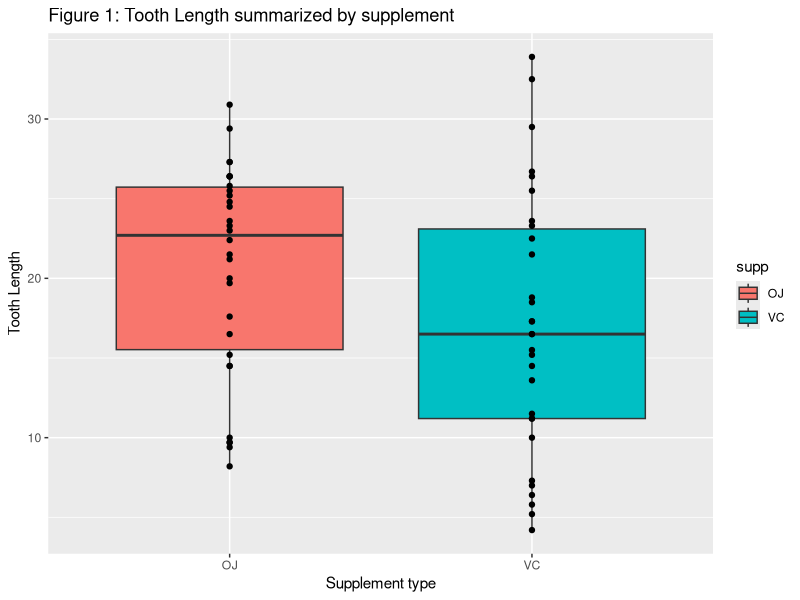
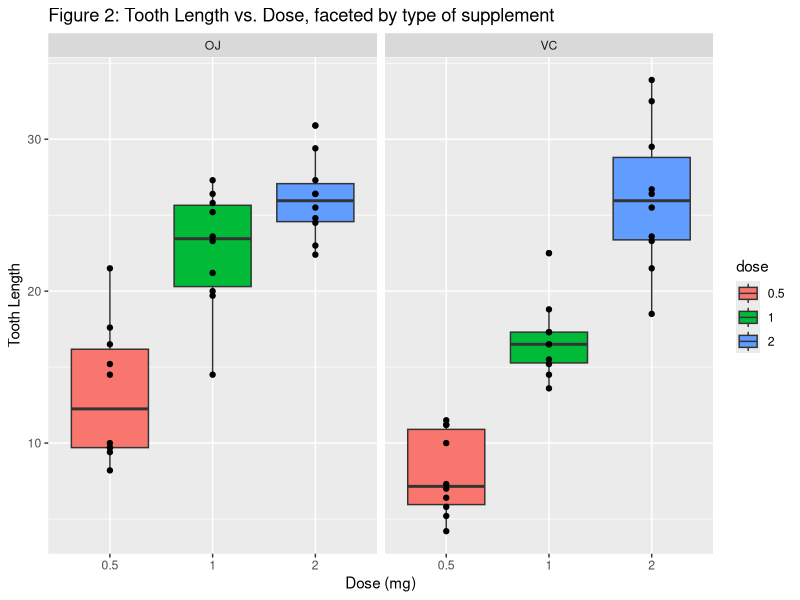

The R source for these figures, in order:
## ---- chunk 1
knitr::opts_chunk$set(echo = TRUE)
## ---- chunk 2
# Loading the required libraries and dataset
library(datasets)
library(ggplot2)
data("ToothGrowth")
# Understanding the structure and dispersion of data
str(ToothGrowth)
summary(ToothGrowth)
# Converting the dose to be factor to analyze it better
ToothGrowth$dose<-as.factor(ToothGrowth$dose)
## ---- chunk 3
ggplot(aes(x=supp, y=len), data=ToothGrowth) + geom_boxplot(aes(fill=supp))+ geom_point() +
    xlab("Supplement type") +ylab("Tooth Length") +
    ggtitle("Figure 1: Tooth Length summarized by supplement")
## ---- chunk 4
ggplot(data = ToothGrowth, aes(x = dose, y = len)) + geom_boxplot(aes(fill = dose)) + 
    facet_grid(~ supp) + geom_point(aes(colour = I("black"))) + xlab("Dose (mg)") + 
    ylab("Tooth Length") + ggtitle("Figure 2: Tooth Length vs. Dose, faceted by type of supplement")
## ---- chunk 5
t.test(len~supp,data=ToothGrowth)
## ---- chunk 6
# 3B1 - Dose amounts 0.5 and 1.0
t.test(len~dose,data=subset(ToothGrowth, ToothGrowth$dose %in% c(0.5,1.0)))
## ---- chunk 7
# 3B2 - Dose amounts 1.0 and 2.0
t.test(len~dose,data=subset(ToothGrowth, ToothGrowth$dose %in% c(1.0,2.0)))
## ---- chunk 8
# 3B3 - Dose amounts 0.5 and 2.0
t.test(len~dose,data=subset(ToothGrowth, ToothGrowth$dose %in% c(0.5,2.0)))
